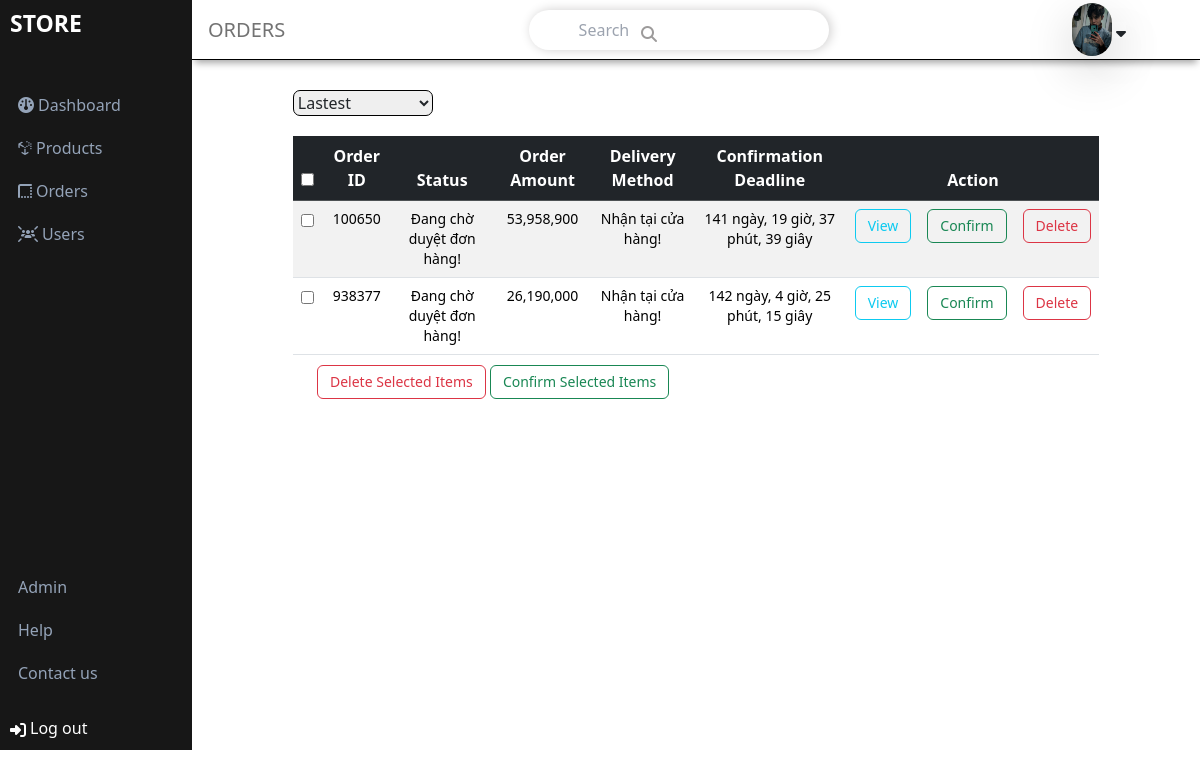
The app's page /admin/?action=orders (signed in) with its own data.
### tables this page shows
CREATE TABLE `users` (
  `id` int(11) NOT NULL,
  `avatar` varchar(500) NOT NULL,
  `fullName` varchar(50) DEFAULT NULL,
  `username` varchar(50) NOT NULL,
  `email` varchar(150) DEFAULT NULL,
  `password` varchar(500) NOT NULL,
  `phoneNumber` varchar(20) DEFAULT NULL,
  `address` varchar(32) DEFAULT NULL,
  `age` int(11) NOT NULL,
  `sex` int(11) NOT NULL,
  `roleId` int(11) DEFAULT NULL,
  `createAt` datetime DEFAULT NULL,
  `updateAt` datetime DEFAULT NULL,
  `logOutAt` datetime DEFAULT NULL,
  `status` int(11) DEFAULT NULL,
  `active` int(11) NOT NULL
);

CREATE TABLE `orders` (
  `id` int(11) NOT NULL,
  `orderCode` int(255) NOT NULL,
  `deliveryMethod` varchar(255) NOT NULL,
  `idUser` int(11) DEFAULT NULL,
  `fullName` varchar(50) DEFAULT NULL,
  `email` varchar(150) DEFAULT NULL,
  `phoneNumber` varchar(20) DEFAULT NULL,
  `city` varchar(255) NOT NULL,
  `district` varchar(255) NOT NULL,
  `addressdetail` varchar(255) NOT NULL,
  `address` varchar(200) DEFAULT NULL,
  `note` varchar(255) DEFAULT NULL,
  `orderDate` datetime DEFAULT NULL,
  `status` int(11) DEFAULT NULL,
  `totalMoney` int(11) DEFAULT NULL
);

CREATE TABLE `status` (
  `id` int(11) NOT NULL,
  `name` varchar(255) NOT NULL
);

CREATE TABLE `deliverymethod` (
  `id` int(11) NOT NULL,
  `name` varchar(255) NOT NULL
);

### database/dbhelper.php (called while the page is built, shortened)
<?php
    function select($sql, $isSingle = false){
        $data = null;
        $conn = mysqli_connect(HOST, USERNAME, PASSWORD, DATABASE);
        mysqli_set_charset($conn,'utf8');
        $resultset=mysqli_query($conn,$sql);
        if($resultset){
            if($isSingle){
                $data = mysqli_fetch_array($resultset,1);
            }else{
                $data = [];
                while(($row=mysqli_fetch_array($resultset,1)) != null ){
                    $data[]=$row;
                }
            }
        }
        return $data;
    }
?>

### admin/pages/orders/countdown.php (called while the page is built)
<?php
   function countdownToThreeDays($startDateTime) {
    $startDateTimeObj = new DateTime($startDateTime);
    $endDateTimeObj = clone $startDateTimeObj;
    $endDateTimeObj->add(new DateInterval('P3D'));
    $currentDateTimeObj = new DateTime('now');
    $interval = $currentDateTimeObj->diff($endDateTimeObj);
    return $interval->format('%a ngày, %h giờ, %i phút, %s giây');
}
?>

### admin/pages/orders/orders.php (the view, shortened to what this page needs)
<!DOCTYPE html>
<html lang="en">
<head>
    <link rel="stylesheet" href="styles/orders.css">
</head>
<body>
<div >
    <?php
      $sort = isset($_SESSION["sort"]) ? $_SESSION["sort"] : "id";
    ?>
      <div class="sortAdd flex justify-between">
        <form class="sort" method="post" action="">
          <select name="sort" id="selectSort">
            <option value="id" <?php if ($sort == "id") echo "selected"; ?>>Lastest</option>
          </select>
        </form>
              <?php include_once "viewOrder.php";?>
      </div>
      <div style ="overflow: auto; max-height: 750px ">
        <table
          class="table table-striped table-hover text-center"
          style="width: 80%;  margin: 20px auto 10px auto"
        >
          <thead class="table-dark" >
            <tr>
              <th class="bg-neutral-900 text-white">
                <input type="checkbox" name="comfirmOrder" id="selectAll"/>
                </th>
              <th class="bg-neutral-900 text-white">Order ID</th>
              <th class="bg-neutral-900 text-white">Status</th>
              <th class="bg-neutral-900 text-white">Order Amount</th>
              <th class="bg-neutral-900 text-white">Delivery Method</th>
              <th class="bg-neutral-900 text-white">Confirmation Deadline</th>
              <th class="bg-neutral-900 text-white" colspan="3">
                Action
              </th>
            </tr>
          </thead>
          <?php
            if($sort=="orderDate"){
              $ordersSql="
              SELECT
              orders.orderCode as orderCode, orders.status as status,
              orders.totalMoney as totalMoney, orders.deliveryMethod as deliveryMethod,
              orders.orderDate, status.name as status, orders.id as id
              FROM orders
              join status on orders.status=status.id
              join deliveryMethod on orders.deliveryMethod=deliverymethod.id
              ORDER BY orders.orderDate";
            }else{
              $ordersSql="
              SELECT orders.orderCode as orderCode, orders.status as statusId,
              orders.totalMoney as totalMoney, deliverymethod.name as deliveryMethod,
              orders.orderDate, status.name as status, orders.id as id
              FROM orders
              join status on orders.status=status.id
              join deliveryMethod on orders.deliveryMethod=deliverymethod.id
              ORDER BY orders.id DESC";
            }
            $orders = select($ordersSql,false);
          ?>
            <tbody>
              <form action="" method="post">
              <?php
                if(count($orders)>0){
                foreach ($orders as $order) {
              ?>
              <tr>
                <td>
                    <input type="checkbox" name="comfirmOrder[]" class="checkbox" value="<?php echo $order['orderCode']?>">
                </td>
                <td class="text-sm"><?php echo $order['orderCode'];?></td>
                <td class="text-sm"><?php echo $order['status'];?></td>
                <td class="text-sm"><?php echo number_format($order['totalMoney'],0,'.',',');?></td>
                <td class="text-sm"><?php echo $order['deliveryMethod'];?></td>
                <td class="text-sm" id="countdownTimer"><?php include_once "countdown.php"; echo ($order['statusId']!=1)?"Confirmed!":countdownToThreeDays($order['orderDate']);?></td>
                <td >
                  <button
                    type="submit"
                    class="btn btn-outline-info view text-sm"
                    data-bs-toggle="modal" data-bs-target="#viewOrder"
                  >
                    View
                  </button>
                </td>
                <td>
                  <button
                    type="submit"
                    class="btn btn-outline-success confirm text-sm"
                    name="confirm"
                    <?php echo ($order['statusId']!=1)?"hidden":"";?>
                  >
                    Confirm
                  </button>
                </td>
                <td>
                    <button
                      type="button"
                      class="btn btn-outline-danger delete text-sm"
                      name="delete"
                    >
                      Delete
                    </button>
                </td>
              </tr>
            <?php
                  }
                }else{
            ?>
            <?php
                }
            ?>
            </form>
            </tbody>
        </table>
        <div style="margin-left:125px;">
        <button class="btn btn-outline-danger text-sm">Delete Selected Items</button>
        <button class="btn btn-outline-success text-sm confirmSelectedItems">Confirm Selected Items</button>
        </div>
      </div>
    </div>
</body>
</html>

### admin/layouts/header.php (shortened to what this page needs)
<div class="header flex justify-between p-3">
      <?php
        $currentURL = "http://$_SERVER[HTTP_HOST]$_SERVER[REQUEST_URI]";
        if($currentURL=="http://localhost/Store/admin/?action=dashboard"){
          echo"<p>Welcome to  Store</p>";
        }elseif($currentURL=="http://localhost/Store/admin/?action=products"){
          echo "<p>PRODUCTS</p>";
        }elseif($currentURL=="http://localhost/Store/admin/?action=orders"){
          echo "<p>ORDERS</p>";
        }elseif($currentURL=="http://localhost/Store/admin/?action=users"){
          echo "<p>USERS</p>";
        }elseif($currentURL=="http://localhost/Store/admin/?action=admin/profile"){
          echo "<p>ADMIN</p>";
        }elseif($currentURL=="http://localhost/Store/admin/?action=admin/change_password"){
          echo "<p>ADMIN</p>";
        }else {
          echo"<p>Welcome to  Store</p>";
        }
      ?>
      <form action="" method="get" class="formFilter">
        <input
          placeholder="Search"
          class="inputSearch h-10"
          type="text"
        />
        <button type="submit" class="<?php
          if($currentURL=="http://localhost/Store/admin/?action=dashboard"){
            echo"searchIcon";
          }elseif($currentURL=="http://localhost/Store/admin/?action=products"){
            echo"searchIcon3";
          }elseif($currentURL=="http://localhost/Store/admin/?action=orders"){
            echo"searchIcon1";
          }elseif($currentURL=="http://localhost/Store/admin/?action=users"){
            echo"searchIcon1";
          }elseif($currentURL=="http://localhost/Store/admin/?action=admin/profile"){
            echo"searchIcon1";
          }elseif($currentURL=="http://localhost/Store/admin/?action=admin/change_password"){
            echo"searchIcon1";
          }
          ?>">
          <i class="fa-solid fa-magnifying-glass"></i>
        </button>
      </form>
        <?php
          $id=$_SESSION['admin'];
          $sql="select * from users where id = '$id'";
          $admin=select($sql,true);
        ?>
        <form class="logoutForm float-right group w-28" action="" method="post">
        <div class="flex cursor-pointer relative inline">
            <img src="<?php echo $admin['avatar'];?>" width="40px" height="40px" alt="" class="rounded-full shadow-lg hover:shadow-xl">
            <i class="fa-solid fa-sort-down mx-0 my-auto pl-1 shadow-lg hover:shadow-xl"></i>
        </div>
    </form>
</div>

### admin/styles/index.css (style rules this page uses)
* { margin: 0; padding: 0; }
.header { grid-area: header; border-bottom: 1px solid black; position: -webkit-sticky; position: sticky; top: 0; background-color: white; }
.formFilter { position: relative; display: flex; width: 300px; }
.inputSearch { border-radius: 20px; text-indent: 50px; width: 100%; box-shadow: 2px 0px 11px 0px rgb(207, 206, 206); }
.searchIcon1 { position: absolute; left: 37.5%; top: 32.4%; color: rgb(157, 155, 155); }
.header > p { font-size: 20px; font-weight: 500; color: rgb(115, 115, 115); }
.header { grid-area: header; height: 60px; display: flex; align-items: center; justify-content: space-between; padding: 0 30px 0 30px; box-shadow: 0 6px 7px -3px rgba(0, 0, 0, 0.35); }

### admin/styles/orders.css (style rules this page uses)
.table { border-radius: 20px; overflow: auto; max-height: 750px; }
.sortAdd { width: 80%; margin: 0 auto; }
.sort select { border: 1px solid black; margin-top: 15px; border-radius: 7px; }

### records on screen
users: avatar (picture)
orders: orderCode "100650", status.name "Đang chờ duyệt đơn hàng!", totalMoney "53,958,900", deliverymethod.name "Nhận tại cửa hàng!", orderDate "141 ngày, 19 giờ, 37 phút, 39 giây"
orders: orderCode "938377", status.name "Đang chờ duyệt đơn hàng!", totalMoney "26,190,000", deliverymethod.name "Nhận tại cửa hàng!", orderDate "142 ngày, 4 giờ, 25 phút, 15 giây"
